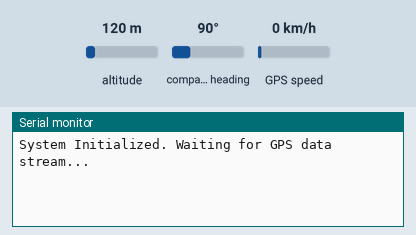
Recording of a sketch running on a simulated ESP32. Parts: the last lines printed to the serial monitor. The inputs (shaded band) are chosen by the test bench; at power-on: altitude 120 m, GPS speed 0 km/h, compass heading 90°. The GPS gets a fix after 3 s at 37.7749, -122.4194 with 8 satellites.

Above: at 1.2 s.
1.3 s: altitude set to 20 m
At 3.2 s:
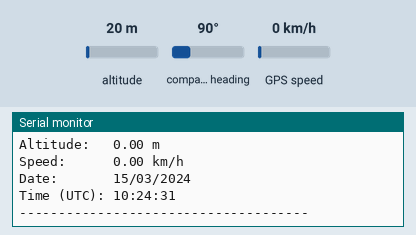
3.5 s: GPS speed set to 2 km/h
At 4.9 s:
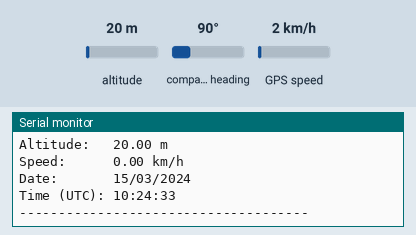
5.5 s: altitude set to 250 m
At 6.4 s:
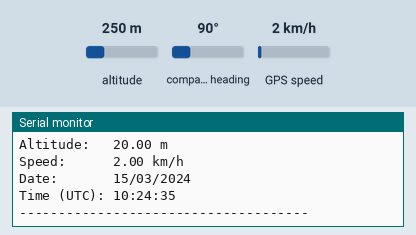
Timing chart, 0 to 8.5 s (numbered marks = the images above; inputs shaded):
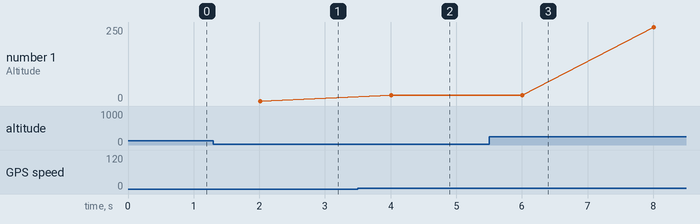

Measured:
- plotted number 1: 20 → 250 after the input at 5.5 s

The sketch:

gps.ino
```cpp
#include <TinyGPSPlus.h>

// Create the TinyGPS++ parsing object
TinyGPSPlus gps;

// Define the hardware serial port for the GPS
#define gpsSerial Serial2

// Timer variable to handle non-blocking printing
unsigned long lastPrintTime = 0;

void setup() {
  // 1. Initialize communication with your PC Serial Monitor (Set to 115200)
  Serial.begin(115200);

  // 2. Initialize communication with your GPS module on your ACTUAL pins:
  // Your blue wire (GPS TX) goes to ESP32 RX2 (Pin 16)
  // Your purple wire (GPS RX) goes to ESP32 D4 (Pin 4)
  gpsSerial.begin(9600, SERIAL_8N1, 25, 26);

  Serial.println("System Initialized. Waiting for GPS data stream...");
}

void loop() {
  // 1. Constantly feed data to TinyGPS++ without any delay interruptions.
  // This keeps the internal buffer clear so data doesn't get corrupted.
  while (gpsSerial.available() > 0) {
    gps.encode(gpsSerial.read());
  }

  // 2. Safely print the layout table every 2 seconds without using blocking delay()
  if (millis() - lastPrintTime >= 2000) {
    lastPrintTime = millis();
    displayLocationInfo();
  }

  // 3. Simple wiring check that doesn't freeze or lock up the code
  if (millis() > 6000 && gps.charsProcessed() < 10) {
    Serial.println(F("WARNING: No raw GPS bytes received yet. Check RX/TX connections."));
  }
}

void displayLocationInfo() {
  Serial.println(F("-------------------------------------"));
  Serial.println(" Location Info:");

  // Latitude
  Serial.print("Latitude:   ");
  if (gps.location.isValid()) {
    Serial.print(gps.location.lat(), 6);
    Serial.print(" ");
    Serial.println(gps.location.rawLat().negative ? "S" : "N");
  } else {
    Serial.println("Searching for satellites...");
  }

  // Longitude
  Serial.print("Longitude:  ");
  if (gps.location.isValid()) {
    Serial.print(gps.location.lng(), 6);
    Serial.print(" ");
    Serial.println(gps.location.rawLng().negative ? "W" : "E");
  } else {
    Serial.println("Searching for satellites...");
  }

  // Fix Status and Satellites
  Serial.print("Fix Status: ");
  Serial.println(gps.location.isValid() ? "VALID FIX" : "NO FIX (Go near a window!)");

  Serial.print("Satellites: ");
  Serial.println(gps.satellites.value());

  // Altitude
  Serial.print("Altitude:   ");
  Serial.print(gps.altitude.meters());
  Serial.println(" m");

  // Speed
  Serial.print("Speed:      ");
  Serial.print(gps.speed.kmph());
  Serial.println(" km/h");

  // Date & Time
  Serial.print("Date:       ");
  if (gps.date.isValid()) {
    Serial.printf("%02d/%02d/%04d\n", gps.date.day(), gps.date.month(), gps.date.year());
  } else {
    Serial.println("Waiting...");
  }

  Serial.print("Time (UTC): ");
  if (gps.time.isValid()) {
    Serial.printf("%02d:%02d:%02d\n", gps.time.hour(), gps.time.minute(), gps.time.second());
  } else {
    Serial.println("Waiting...");
  }

  Serial.println(F("-------------------------------------"));
}
```
